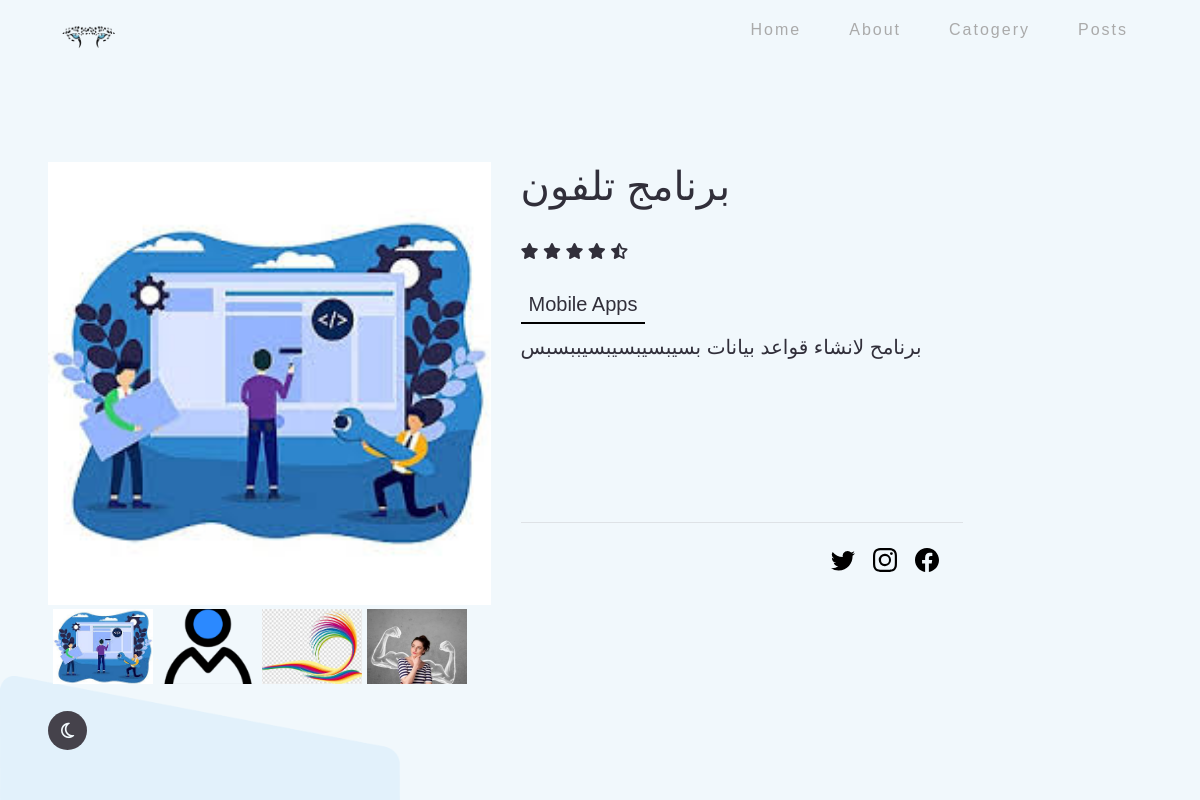
Page /details1 on the committed database.
### pages/models.py (models this page shows, shortened)
class Project(models.Model):
    Pname = models.CharField(max_length=75 , verbose_name="اسم المشروع")
    category = models.ForeignKey(Category,null=True,blank=True,verbose_name="الفئة" , on_delete=models.PROTECT)
    img1 = models.ImageField(
        upload_to='photos/%y/%m/%d', default='photos/%y/%m/%d')
    img2 = models.ImageField(
        upload_to='photos/%y/%m/%d', default='photos/%y/%m/%d')
    img3 = models.ImageField(
        upload_to='photos/%y/%m/%d', default='photos/%y/%m/%d')
    img4 = models.ImageField(
        upload_to='photos/%y/%m/%d', default='photos/%y/%m/%d')
    date_time = models.DateTimeField(default=datetime.now())
    detail = models.TextField(max_length=250, verbose_name="التفاصيل",  null=True, blank=True)

class Category (models.Model):
    Cname=models.CharField(max_length=75,verbose_name="اسم الفئة")
    def __str__(self):
        return self.Cname

### pages/views.py (the view)
# urls.py: path('details<int:id>', views.details, name='details'),
def details(request,id):
    category = Category.objects.all().order_by("-Cname")
    project=Project.objects.filter(id=id)
    context = {
        'pro':project,
        'category': category,
    }
    return render(request,'pages/details.html' , context)

### templates/pages/details.html (shortened to what this page needs)
{% extends "base.html" %}
{% load static %}
{% block content %}
  {% for x in pro %}
  <main>
    <div class="container" >
      <section class="sprodect my-5 pt-5" >
       <div class="row">
         <div class="col-lg-5 col-md-12 col-12">
           <div class="img-display">
            <div class="img-showcase">
              <img src="{{ x.img1.url }}" alt="">
            </div>
           </div>
              <div class="img-select">
                <div class="img-item">
                  <a href="#" data-id="1">
                    <img src="{{ x.img1.url }}" style="height: 75px; width: 100px;" alt="">
                  </a>
                </div>
                <div class="img-item">
                  <a href="#" data-id="2">
                    <img src="{{ x.img2.url }}" style="height: 75px; width: 100px;" alt="">
                  </a>
                </div>
                <div class="img-item">
                  <a href="#" data-id="3"><img src="{{ x.img3.url }}" style="height: 75px; width: 100px;" alt=""></a>
                </div>
                <div class="img-item">
                  <a href="#" data-id="4"><img src="{{ x.img4.url }}" style="height: 75px; width: 100px;" alt=""></a>
                </div>
              </div>
         </div>
         <div class="col-lg-5 col-md-12 col-12" >
          <div class="infos">
            <h1>{{x.Pname}}</h1>
            <div class="reviews" >
                <i class="fas fa-star"></i>
                <i class="fas fa-star"></i>
                <i class="fas fa-star"></i>
                <i class="fas fa-star"></i>
                <i class="fas fa-star-half-alt"></i>
            </div>
             <div id="more-infos">
                <h5 class="choose">{{x.category}}</h5>
            </div>
            <div id="info-content">
                <p  class="paragraph" style="display: block;">{{x.detail}}</p>
              </div>
              <footer class="d-flex flex-wrap justify-content-between align-items-center py-3 my-4 border-top">
                  <div class="col-md-4 d-flex align-items-center" >
                    <a href="/" class="mb-3 me-2 mb-md-0 text-muted text-decoration-none lh-1">
                      <svg class="bi" width="30" height="24"><use xlink:href="#bootstrap"/></svg>
                    </a>
                  </div>
                  <ul class="nav col-md-4 justify-content-end list-unstyled d-flex" >
                    <li class="ms-3"><a class="text-muted" href="#"><svg class="bi" width="24" height="24"><use xlink:href="#twitter"/></svg></a></li>
                    <li class="ms-3"><a class="text-muted" href="#"><svg class="bi" width="24" height="24"><use xlink:href="#instagram"/></svg></a></li>
                    <li class="ms-3"><a class="text-muted" href="#"><svg class="bi" width="24" height="24"><use xlink:href="#facebook"/></svg></a></li>
                  </ul>
                </footer>
        </div>
        </div>
      </section>
    </div>
  </main>
      {% endfor %}
{% endblock content %}

### mrh_project/static/css/posts.css (style rules this page uses)
img { max-width: 100%; display: block; object-fit: cover; }

### mrh_project/static/css/all.css (style rules this page uses)
*, *::before, *::after { padding: 0; margin: 0; box-sizing: border-box; }
a { text-decoration: none !important; }
.container { position: relative; max-width: 81rem; width: 100%; margin: 0 auto; padding: 0 3rem; z-index: 10; }
section { height: 500px; }
.infos h1 { margin-bottom: 30px; color: var(--darkOne); }
#more-infos { margin-top: 20px; display: flex; justify-content: space-between; color: var(--darkOne); }
#more-infos h5 { padding: 8px; }
#more-infos h5:nth-child(1) { color: var(--darkOne); border-bottom: 2px solid black; padding-bottom: 6px; }
.paragraph { font-size: 20px; }
#info-content { color: var(--darkOne); font-size: 12px; height: 70px; margin-bottom: 120px; }
.reviews { color: var(--darkOne); }
footer { padding: 2.5rem 0; color: var(--lightTwo); ; text-align: center; border-top: .05rem solid #e5e5e5 }
footer a { padding: 9px; }
.img-select .img-item img { width: 100%; display: block; }
.img-display { overflow: hidden; }
.img-showcase { display: flex; width: 100%; transition: all 0.5s ease; }
.img-showcase img { min-width: 100%; }
.img-select { display: flex; }
.img-item { margin: 0.3rem; }
.img-item:nth-child(1), .img-item:nth-child(2), .img-item:nth-child(3) { margin-right: 0; }

### rows in the picture
Project: img1 (picture), img2 (picture), img3 (picture), img4 (picture), Pname "برنامج تلفون", category "Mobile Apps", detail "برنامح لانشاء قواعد بيانات بسيبسيبسيبسيببسبس"
